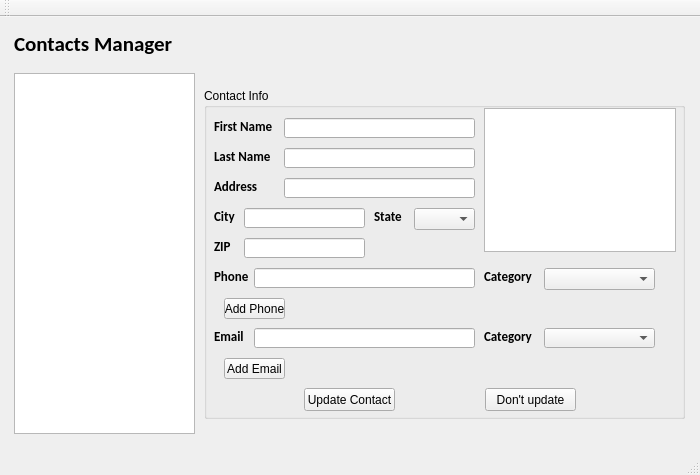
<?xml version="1.0" encoding="UTF-8"?>
<ui version="4.0">
 <class>MainWindow</class>
 <widget class="QMainWindow" name="MainWindow">
  <property name="geometry">
   <rect>
    <x>0</x>
    <y>0</y>
    <width>700</width>
    <height>475</height>
   </rect>
  </property>
  <property name="minimumSize">
   <size>
    <width>700</width>
    <height>475</height>
   </size>
  </property>
  <property name="maximumSize">
   <size>
    <width>700</width>
    <height>475</height>
   </size>
  </property>
  <property name="windowTitle">
   <string>MainWindow</string>
  </property>
  <widget class="QWidget" name="centralWidget">
   <layout class="QGridLayout" name="gridLayout">
    <item row="1" column="0" rowspan="2">
     <widget class="QListView" name="contactListView">
      <property name="maximumSize">
       <size>
        <width>181</width>
        <height>361</height>
       </size>
      </property>
     </widget>
    </item>
    <item row="0" column="0">
     <widget class="QLabel" name="ContactsManagerLabel">
      <property name="maximumSize">
       <size>
        <width>161</width>
        <height>31</height>
       </size>
      </property>
      <property name="font">
       <font>
        <family>Calibri</family>
        <pointsize>16</pointsize>
        <weight>75</weight>
        <bold>true</bold>
       </font>
      </property>
      <property name="text">
       <string>Contacts Manager</string>
      </property>
     </widget>
    </item>
    <item row="1" column="1" rowspan="2">
     <widget class="QGroupBox" name="contactInfoGroupBox">
      <property name="maximumSize">
       <size>
        <width>481</width>
        <height>331</height>
       </size>
      </property>
      <property name="title">
       <string>Contact Info</string>
      </property>
      <widget class="QGraphicsView" name="contactPicture">
       <property name="geometry">
        <rect>
         <x>280</x>
         <y>20</y>
         <width>192</width>
         <height>144</height>
        </rect>
       </property>
       <property name="maximumSize">
        <size>
         <width>192</width>
         <height>144</height>
        </size>
       </property>
      </widget>
      <widget class="QLabel" name="firstNameLabel">
       <property name="geometry">
        <rect>
         <x>10</x>
         <y>30</y>
         <width>61</width>
         <height>16</height>
        </rect>
       </property>
       <property name="maximumSize">
        <size>
         <width>61</width>
         <height>16</height>
        </size>
       </property>
       <property name="font">
        <font>
         <family>Calibri</family>
         <pointsize>10</pointsize>
         <weight>75</weight>
         <bold>true</bold>
        </font>
       </property>
       <property name="text">
        <string>First Name</string>
       </property>
      </widget>
      <widget class="QLabel" name="lastNameLabel">
       <property name="geometry">
        <rect>
         <x>10</x>
         <y>60</y>
         <width>61</width>
         <height>16</height>
        </rect>
       </property>
       <property name="maximumSize">
        <size>
         <width>61</width>
         <height>16</height>
        </size>
       </property>
       <property name="font">
        <font>
         <family>Calibri</family>
         <pointsize>10</pointsize>
         <weight>75</weight>
         <bold>true</bold>
        </font>
       </property>
       <property name="text">
        <string>Last Name</string>
       </property>
      </widget>
      <widget class="QLineEdit" name="firstNameData">
       <property name="geometry">
        <rect>
         <x>80</x>
         <y>30</y>
         <width>191</width>
         <height>20</height>
        </rect>
       </property>
       <property name="maximumSize">
        <size>
         <width>191</width>
         <height>20</height>
        </size>
       </property>
      </widget>
      <widget class="QLineEdit" name="lastNameData">
       <property name="geometry">
        <rect>
         <x>80</x>
         <y>60</y>
         <width>191</width>
         <height>20</height>
        </rect>
       </property>
       <property name="maximumSize">
        <size>
         <width>191</width>
         <height>20</height>
        </size>
       </property>
      </widget>
      <widget class="QLabel" name="addressLabel">
       <property name="geometry">
        <rect>
         <x>10</x>
         <y>90</y>
         <width>51</width>
         <height>16</height>
        </rect>
       </property>
       <property name="font">
        <font>
         <family>Calibri</family>
         <pointsize>10</pointsize>
         <weight>75</weight>
         <bold>true</bold>
        </font>
       </property>
       <property name="text">
        <string>Address</string>
       </property>
      </widget>
      <widget class="QLineEdit" name="AddressData">
       <property name="geometry">
        <rect>
         <x>80</x>
         <y>90</y>
         <width>191</width>
         <height>20</height>
        </rect>
       </property>
       <property name="maximumSize">
        <size>
         <width>191</width>
         <height>20</height>
        </size>
       </property>
      </widget>
      <widget class="QLabel" name="cityLabel">
       <property name="geometry">
        <rect>
         <x>10</x>
         <y>120</y>
         <width>21</width>
         <height>16</height>
        </rect>
       </property>
       <property name="maximumSize">
        <size>
         <width>21</width>
         <height>16</height>
        </size>
       </property>
       <property name="font">
        <font>
         <family>Calibri</family>
         <pointsize>10</pointsize>
         <weight>75</weight>
         <bold>true</bold>
        </font>
       </property>
       <property name="text">
        <string>City</string>
       </property>
      </widget>
      <widget class="QLineEdit" name="cityData">
       <property name="geometry">
        <rect>
         <x>40</x>
         <y>120</y>
         <width>121</width>
         <height>20</height>
        </rect>
       </property>
      </widget>
      <widget class="QLabel" name="stateLabe">
       <property name="geometry">
        <rect>
         <x>170</x>
         <y>120</y>
         <width>31</width>
         <height>16</height>
        </rect>
       </property>
       <property name="font">
        <font>
         <family>Calibri</family>
         <pointsize>10</pointsize>
         <weight>75</weight>
         <bold>true</bold>
        </font>
       </property>
       <property name="text">
        <string>State</string>
       </property>
      </widget>
      <widget class="QComboBox" name="stateData">
       <property name="geometry">
        <rect>
         <x>210</x>
         <y>120</y>
         <width>61</width>
         <height>22</height>
        </rect>
       </property>
      </widget>
      <widget class="QLabel" name="zipLabel">
       <property name="geometry">
        <rect>
         <x>10</x>
         <y>150</y>
         <width>21</width>
         <height>16</height>
        </rect>
       </property>
       <property name="font">
        <font>
         <family>Calibri</family>
         <pointsize>10</pointsize>
         <weight>75</weight>
         <bold>true</bold>
        </font>
       </property>
       <property name="text">
        <string>ZIP</string>
       </property>
      </widget>
      <widget class="QLineEdit" name="zipData">
       <property name="geometry">
        <rect>
         <x>40</x>
         <y>150</y>
         <width>121</width>
         <height>20</height>
        </rect>
       </property>
      </widget>
      <widget class="QLabel" name="phoneLabel">
       <property name="geometry">
        <rect>
         <x>10</x>
         <y>180</y>
         <width>41</width>
         <height>16</height>
        </rect>
       </property>
       <property name="font">
        <font>
         <family>Calibri</family>
         <pointsize>10</pointsize>
         <weight>75</weight>
         <bold>true</bold>
        </font>
       </property>
       <property name="text">
        <string>Phone</string>
       </property>
      </widget>
      <widget class="QLineEdit" name="phoneData">
       <property name="geometry">
        <rect>
         <x>50</x>
         <y>180</y>
         <width>221</width>
         <height>20</height>
        </rect>
       </property>
      </widget>
      <widget class="QLabel" name="phoneCategoryLabel">
       <property name="geometry">
        <rect>
         <x>280</x>
         <y>180</y>
         <width>51</width>
         <height>16</height>
        </rect>
       </property>
       <property name="font">
        <font>
         <family>Calibri</family>
         <pointsize>10</pointsize>
         <weight>75</weight>
         <bold>true</bold>
        </font>
       </property>
       <property name="text">
        <string>Category</string>
       </property>
      </widget>
      <widget class="QComboBox" name="phoneCategoryData">
       <property name="geometry">
        <rect>
         <x>340</x>
         <y>180</y>
         <width>111</width>
         <height>22</height>
        </rect>
       </property>
      </widget>
      <widget class="QPushButton" name="addPhoneButton">
       <property name="geometry">
        <rect>
         <x>20</x>
         <y>210</y>
         <width>61</width>
         <height>21</height>
        </rect>
       </property>
       <property name="text">
        <string>Add Phone</string>
       </property>
      </widget>
      <widget class="QLabel" name="emailLabel">
       <property name="geometry">
        <rect>
         <x>10</x>
         <y>240</y>
         <width>41</width>
         <height>16</height>
        </rect>
       </property>
       <property name="font">
        <font>
         <family>Calibri</family>
         <pointsize>10</pointsize>
         <weight>75</weight>
         <bold>true</bold>
        </font>
       </property>
       <property name="text">
        <string>Email</string>
       </property>
      </widget>
      <widget class="QLineEdit" name="emailData">
       <property name="geometry">
        <rect>
         <x>50</x>
         <y>240</y>
         <width>221</width>
         <height>20</height>
        </rect>
       </property>
      </widget>
      <widget class="QPushButton" name="addEmailButton">
       <property name="geometry">
        <rect>
         <x>20</x>
         <y>270</y>
         <width>61</width>
         <height>21</height>
        </rect>
       </property>
       <property name="text">
        <string>Add Email</string>
       </property>
      </widget>
      <widget class="QLabel" name="emailCategoryLabel">
       <property name="geometry">
        <rect>
         <x>280</x>
         <y>240</y>
         <width>51</width>
         <height>16</height>
        </rect>
       </property>
       <property name="font">
        <font>
         <family>Calibri</family>
         <pointsize>10</pointsize>
         <weight>75</weight>
         <bold>true</bold>
        </font>
       </property>
       <property name="text">
        <string>Category</string>
       </property>
      </widget>
      <widget class="QComboBox" name="emailCategoryData">
       <property name="geometry">
        <rect>
         <x>340</x>
         <y>240</y>
         <width>111</width>
         <height>20</height>
        </rect>
       </property>
      </widget>
      <widget class="QPushButton" name="updateButton">
       <property name="geometry">
        <rect>
         <x>100</x>
         <y>300</y>
         <width>91</width>
         <height>23</height>
        </rect>
       </property>
       <property name="maximumSize">
        <size>
         <width>91</width>
         <height>23</height>
        </size>
       </property>
       <property name="text">
        <string>Update Contact</string>
       </property>
      </widget>
      <widget class="QPushButton" name="cancelUpdateButton">
       <property name="geometry">
        <rect>
         <x>281</x>
         <y>300</y>
         <width>91</width>
         <height>23</height>
        </rect>
       </property>
       <property name="maximumSize">
        <size>
         <width>91</width>
         <height>23</height>
        </size>
       </property>
       <property name="text">
        <string>Don't update</string>
       </property>
      </widget>
     </widget>
    </item>
   </layout>
  </widget>
  <widget class="QMenuBar" name="menuBar">
   <property name="geometry">
    <rect>
     <x>0</x>
     <y>0</y>
     <width>700</width>
     <height>21</height>
    </rect>
   </property>
  </widget>
  <widget class="QToolBar" name="mainToolBar">
   <attribute name="toolBarArea">
    <enum>TopToolBarArea</enum>
   </attribute>
   <attribute name="toolBarBreak">
    <bool>false</bool>
   </attribute>
  </widget>
  <widget class="QStatusBar" name="statusBar"/>
 </widget>
 <layoutdefault spacing="6" margin="11"/>
 <resources/>
 <connections/>
</ui>
